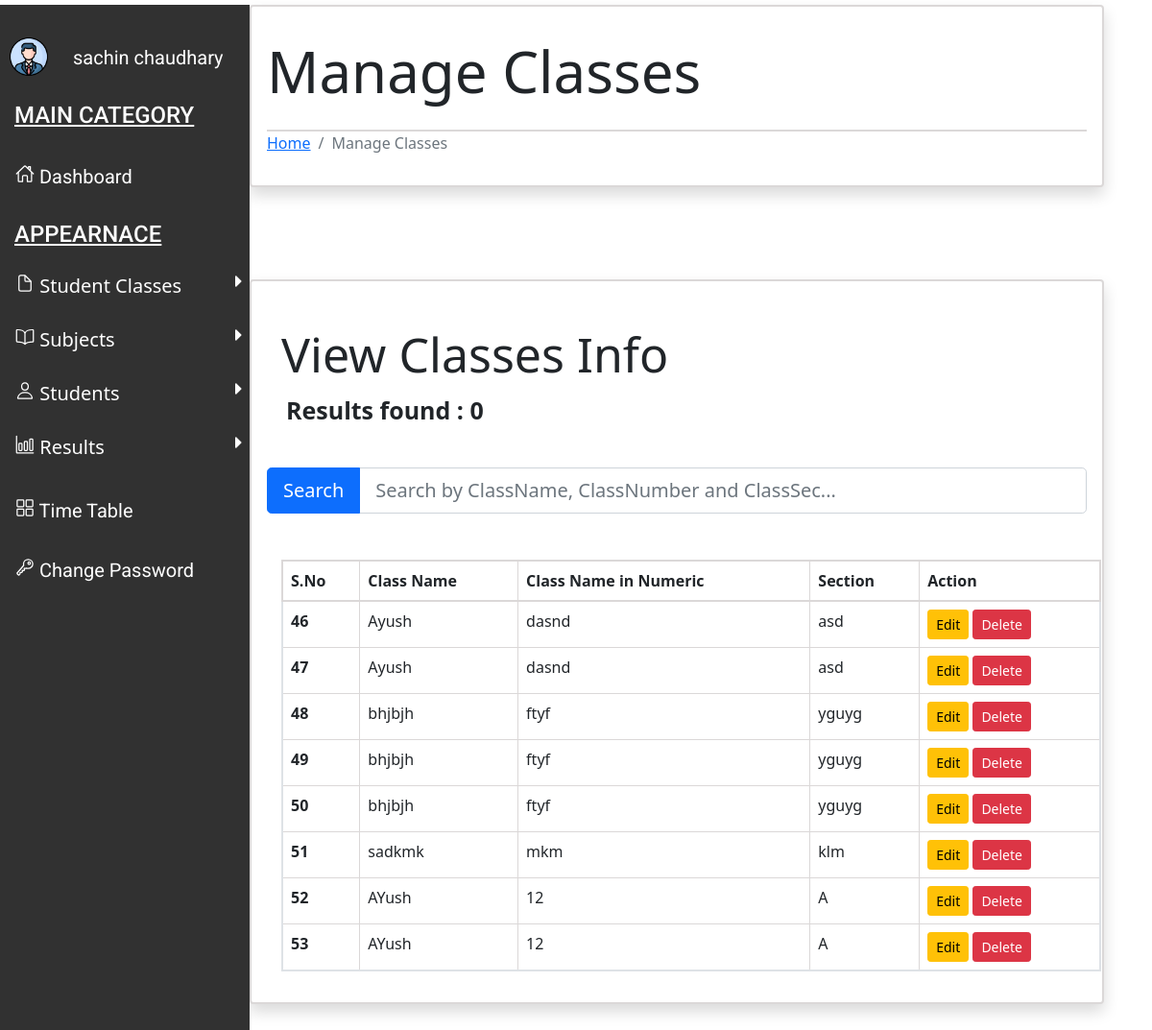
Page /classlist (signed in) on the committed database.
### myApp/models.py (models this page shows, shortened)
class StudentClass(models.Model):
    user = models.ForeignKey(User, default=None, on_delete=models.CASCADE)
    className = models.CharField(max_length=50)
    classNum = models.CharField(max_length=50)
    classSec = models.CharField(max_length=50)

### myApp/views.py (the view, shortened to what this page needs)
@login_required
def student_classes_manage(request):
    addcls = StudentClass.objects.filter(user=request.user)
    return render(request, 'studentClasses/ManageClass.html', {'addcls': addcls, 'count': 0})

### templates/studentClasses/ManageClass.html (shortened to what this page needs)
{% load static %} {% block content %}
<!doctype html>
<html lang="en">
<head>
    <link href="https://cdn.jsdelivr.net/npm/bootstrap@5.0.0-beta3/dist/css/bootstrap.min.css" rel="stylesheet">
    <link rel="stylesheet" href="{% static 'student_classes/styleManageClass.css' %}" type="text/CSS">
    <link href="https://cdn.jsdelivr.net/npm/bootstrap@5.0.0-beta3/dist/css/bootstrap.min.css" rel="stylesheet" />
</head>
<body>
    <div class="sidebar" id="sidenav">
        <br />
        <div class="user">
            <img src="{% static 'dashboard/profile.png' %}" alt="user" id="user-img" />
            <a href="#">{{user.first_name}} {{user.last_name}}</a>
        </div>
        <h4>MAIN CATEGORY</h4>
        <a href="{% url 'dashboard' %}">
            <ion-icon name="home-outline"></ion-icon>
            Dashboard
        </a>
        <h4 id="appearance">APPEARNACE</h4>
        <button class="dropdown-btn">
            <ion-icon name="document-outline"></ion-icon>
            Student Classes
            <i class="fa fa-caret-right"></i>
        </button>
        <button class="dropdown-btn">
            <ion-icon name="book-outline"></ion-icon>
            Subjects
            <i class="fa fa-caret-right"></i>
        </button>
        <button class="dropdown-btn">
            <ion-icon name="person-outline"></ion-icon>
            Students
            <i class="fa fa-caret-right"></i>
        </button>
        <button class="dropdown-btn">
            <ion-icon name="bar-chart-outline"></ion-icon>
            Results
            <i class="fa fa-caret-right"></i>
        </button>
        <a href="{% url 'Timetable' %}">
            <ion-icon name="grid-outline"></ion-icon>
            Time Table
        </a>
        <a href="{% url 'resetpassword' %}">
            <ion-icon name="key-outline"></ion-icon>
            Change Password
        </a>
    </div>
    <div class="part1 shadow p-3 mb-5 bg-body rounded">
        <h1 class="H1">Manage Classes</h1>
        <ol class="breadcrumb">
            <li class="breadcrumb-item"><a href="{% url 'dashboard' %}">Home</a></li>
            <li class="breadcrumb-item active" aria-current="page">Manage Classes</li>
        </ol>
    </div>
    <br>
    <br>
    <div class="part2 shadow p-3 mb-5 bg-body rounded">
        <H2 class="H2">View Classes Info
        </H2>
        <p>Results found : {{count}}</p>
        <br>
        <form action="">
            <div class="input-group input-group-lg">
                <button class="btn btn-primary" id="inputGroup-sizing-lg" type="submit">Search</button>
                <input type="text" name="q" class="form-control" aria-label="Sizing example input" aria-describedby="inputGroup-sizing-lg" placeholder="Search by ClassName, ClassNumber and ClassSec...">
            </div>
        </form>
        <br>
        <br>
        <table class="table table-bordered">
            <thead class="thead">
                <tr class="col">
                    <th scope="col">S.No</th>
                    <th scope="col">Class Name</th>
                    <th scope="col">Class Name in Numeric</th>
                    <th scope="col">Section</th>
                    <th scope="col">Action</th>
                </tr>
            </thead>
            <tbody>
                {% if user.is_authenticated %} {% for t in addcls %}
                <tr class="tr">
                    <th scope="row">{{t.id}}</th>
                    <td>{{t.className}}</td>
                    <td>{{t.classNum}}</td>
                    <td>{{t.classSec}}</td>
                    <td>
                        <a href="editclass/{{t.id}}"><input class="btn btn-warning btn-sm" type="reset" value="Edit"></a>
                        <a href="/deleteClass/{{t.id}}"><input type="submit" class="btn btn-danger btn-sm" value="Delete"></a>
                    </td>
                </tr>
                {% endfor %} {% endif %}
            </tbody>
        </table>
    </div>
</body>
</html>
{% endblock %}

### myApp/static/student_classes/styleManageClass.css (style rules this page uses)
* { margin:0; padding:0; box-sizing:border-box; }
body { background-color: whitesmoke; }
.part1 { border: 2px solid rgb(219, 216, 216); background-color: white; margin-left: 260px; margin-right: 50px; margin-top: 5px; }
.part2 { border: 2px solid rgb(219, 216, 216); background-color: white; margin-left: 260px; margin-right: 50px; }
.H1 { border: rgb(219, 216, 216); margin-top: 15px; margin-bottom: 25px; font-size: 60px; }
.H2, .dropdown { border: rgb(219, 216, 216); margin-top: 30px; margin-bottom: 10px; font-size: 50px; padding-left: 15px; }
.breadcrumb { border-top: 2px solid rgb(219, 216, 216); padding-left: 25px; padding-top: 5px; padding-bottom: 5px; }
.table, .thead, .tr, .col { background-color: white; border: 2px solid rgb(219, 216, 216); margin-left: 15px; width: 95%; }
.user { display: flex; }
.sidebar { margin: 0px; padding: 0; width: 260px; background-color: #313131; position: fixed; height: 100%; overflow: auto; float: left; }
.sidebar a { font-family: "Roboto", sans-serif; color: white; display: block; padding: 16px; text-decoration: none; font-size: 20px; }
.sidenav a, .dropdown-btn { padding: 6px 8px 20px 16px; text-decoration: none; font-size: 20px; color: #818181; display: block; border: none; background: none; width: 100%; text-align: left; cursor: pointer; outline: none; }
.fa-caret-right { float: right; padding-right: 0px; }
.dropdown-btn { color: white; }
h4 { padding-left: 15px; padding-top: 15px; color: white; font-family: "Roboto", sans-serif; font-size: 18px; padding-bottom: 10px; text-decoration: underline; }
#user-img { width: 40px; height: 40px; margin-top: 10px; margin-left: 15px; }

### templates/studentClasses/ManageClass.html (style rules this page uses)
#user-img { width: 40px; height: 40px; margin: 10px; }
p { font-size: 25px; padding-left: 20px; font-weight: bolder; }

### rows in the picture
StudentClass: id "46", className "Ayush", classNum "dasnd", classSec "asd"
StudentClass: id "47", className "Ayush", classNum "dasnd", classSec "asd"
StudentClass: id "48", className "bhjbjh", classNum "ftyf", classSec "yguyg"
StudentClass: id "49", className "bhjbjh", classNum "ftyf", classSec "yguyg"
StudentClass: id "50", className "bhjbjh", classNum "ftyf", classSec "yguyg"
StudentClass: id "51", className "sadkmk", classNum "mkm", classSec "klm"
StudentClass: id "52", className "AYush", classNum "12", classSec "A"
StudentClass: id "53", className "AYush", classNum "12", classSec "A"

### other values in the picture
{{ user.first_name }} "sachin"
{{ user.last_name }} "chaudhary"
{{ count }} "0"
